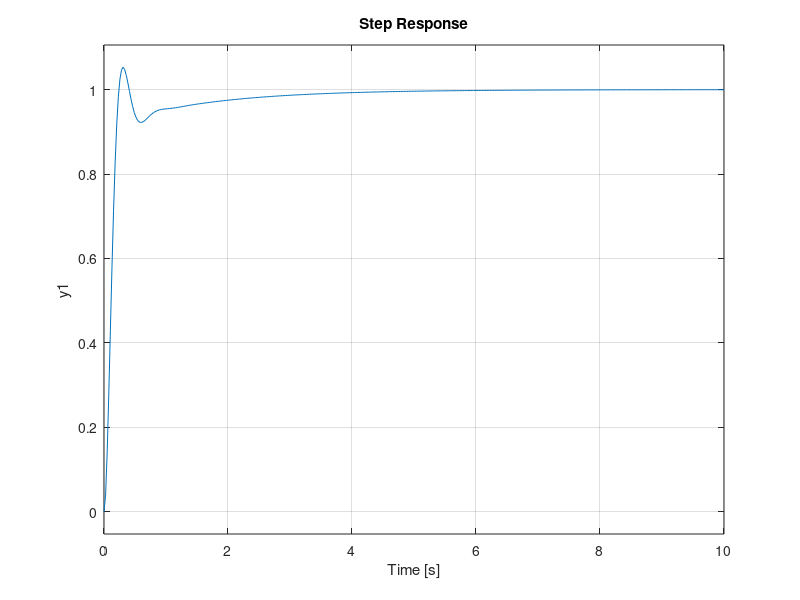

The MATLAB source for this figure:
R1 = 10e6; 
R2 = 10e6; 
C1 = 22e-9; 
C2 = 22e-9;
num = 1/(R1*R2*C1*C2);
den = [1 (R1*C1+R2*C2+R1*C2)/(R1*R2*C1*C2) 1/(R1*R2*C1*C2)]; 
kp=6.6002;
ki=4.54;
con_num=[kp ki];
con_den=[1 0];

G = tf(num,den)
G_contoller = tf(con_num,con_den)
G_system=series(G, G_contoller)
System_total = feedback(G_system,1); 
step(System_total);